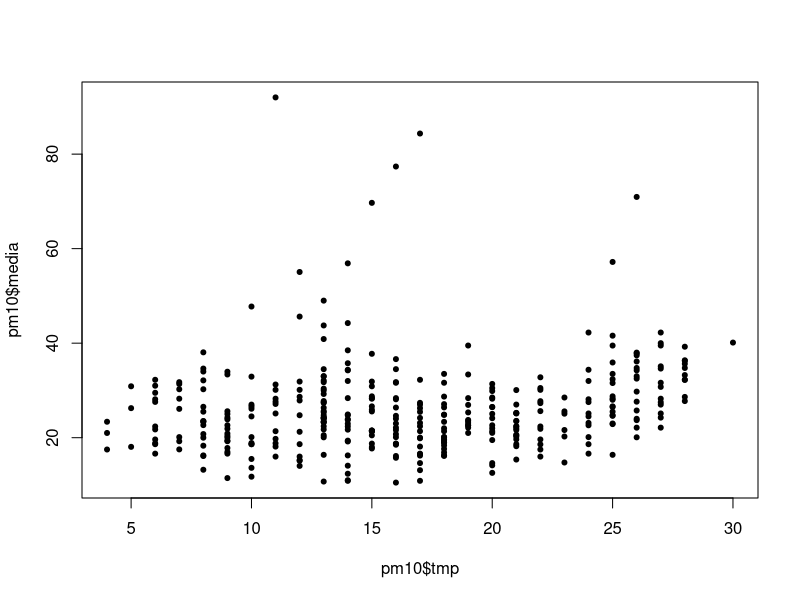
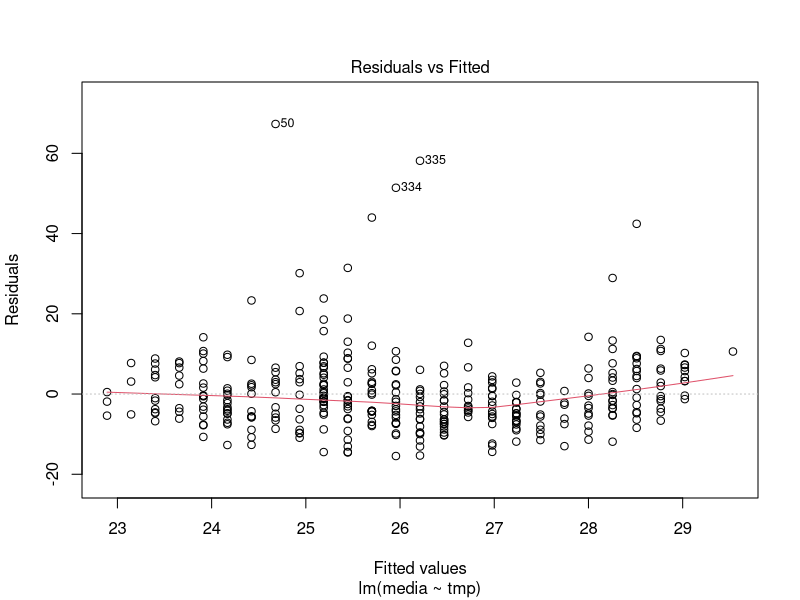
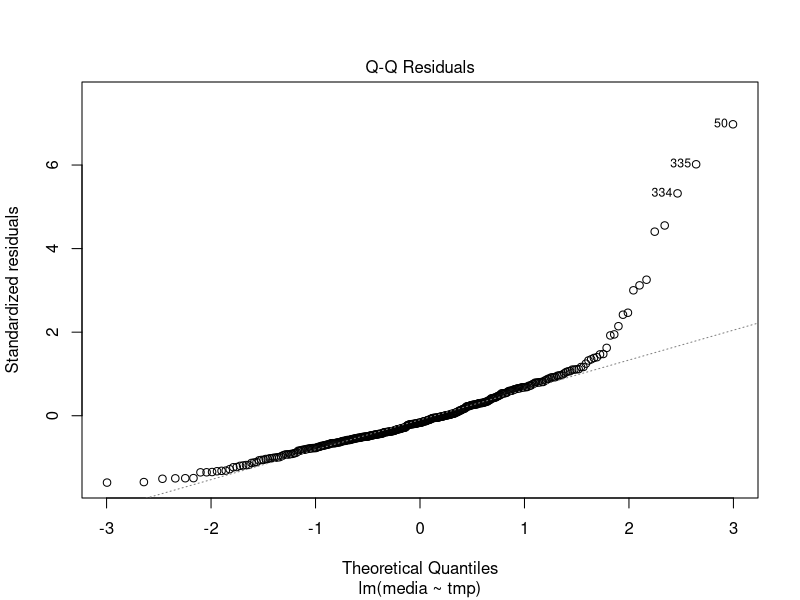
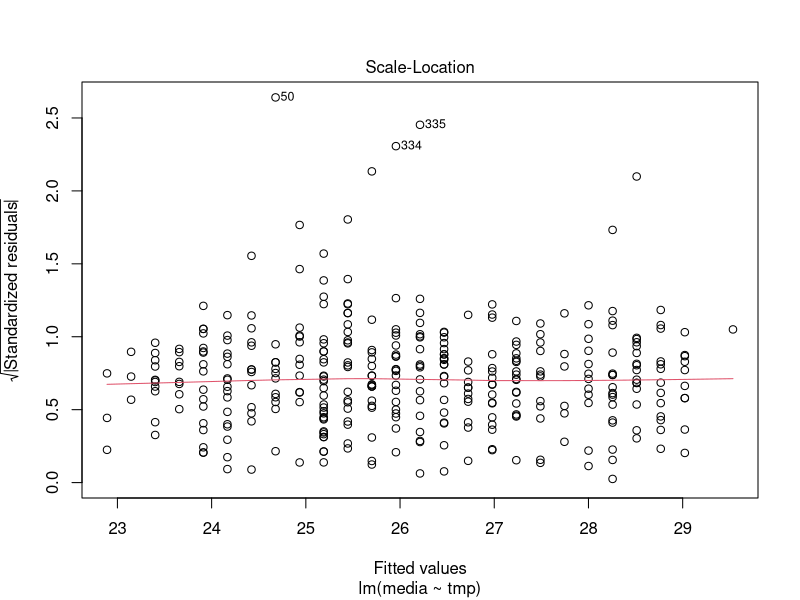
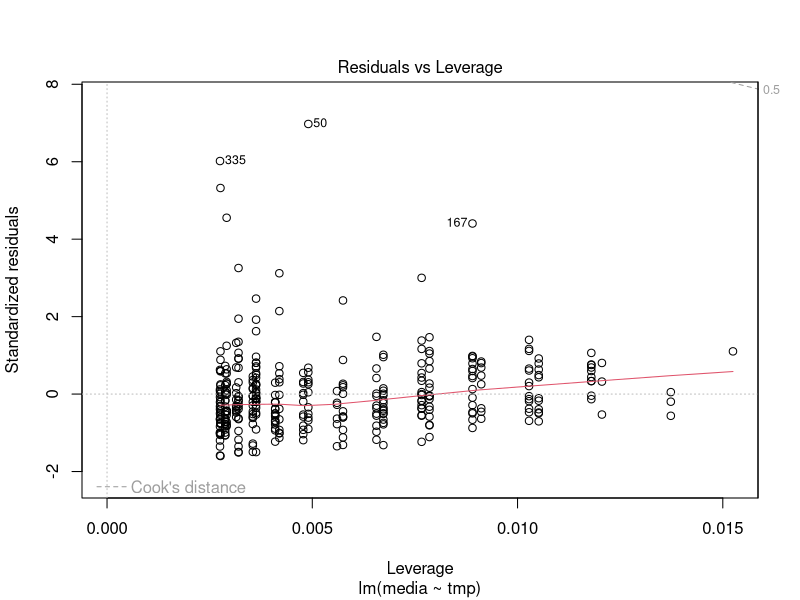
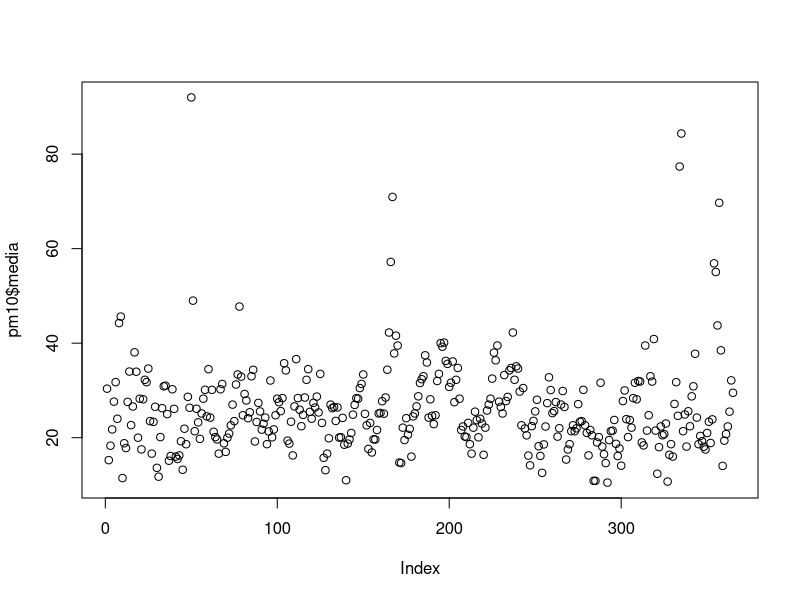
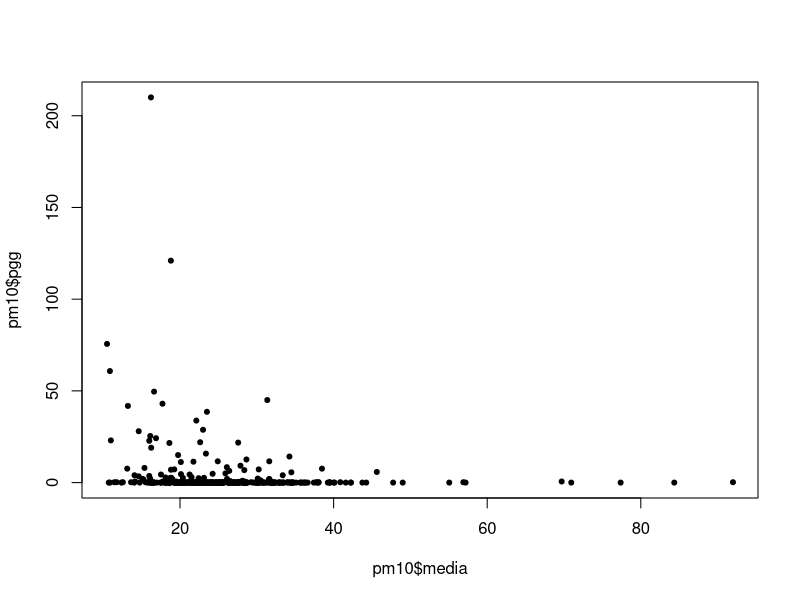
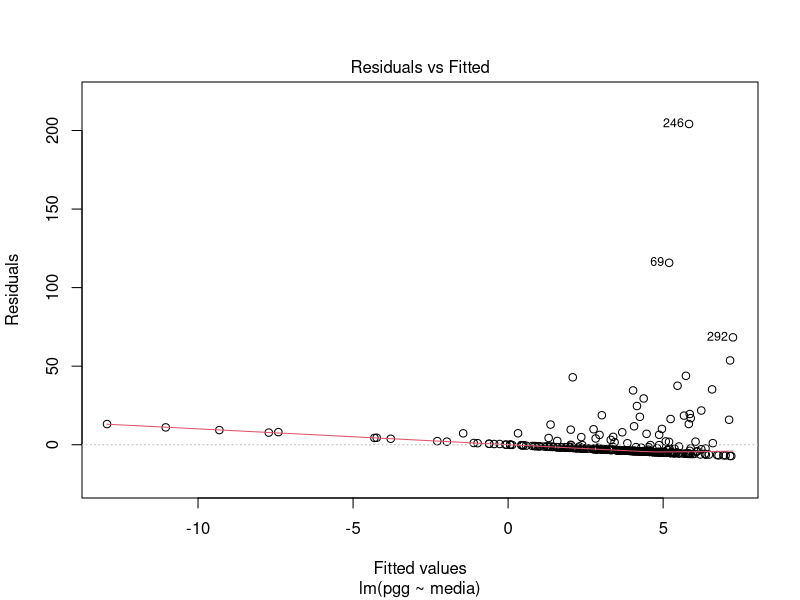

The R source for these figures, in order: (Note: this script raises an error after producing the figures.)
pm10<-read.csv2("pm2010.csv",dec=".")


summary(pm10)
plot(pm10$tmp,pm10$media, pch=20)
modp=lm(media~tmp,data=pm10)

summary(modp)

plot(modp)

plot(pm10$media)

plot(pm10$media,pm10$pgg,pch=20)
modr=lm(pgg~media,data=pm10)

summary(modr)

plot(modr)


modt=lm(tmp~rdz,data=pm10)
plot(modt)
summary(modt)
shapiro.test(re(modt))



